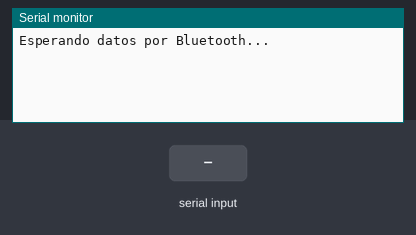
This sketch was run on a simulated Arduino Uno, built with avr-gcc and run on an emulated ATmega328P. Parts: the last lines printed to the serial monitor. The test bench sets the inputs (shaded band).

Above: at 1.2 s.
1.3 s: "1" received over the second serial link
At 2.3 s:
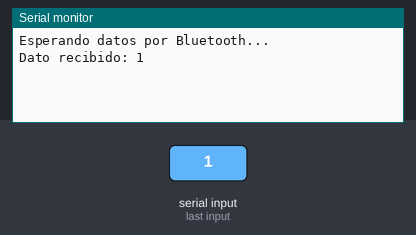
2.8 s: "0" received over the second serial link
At 3.4 s:
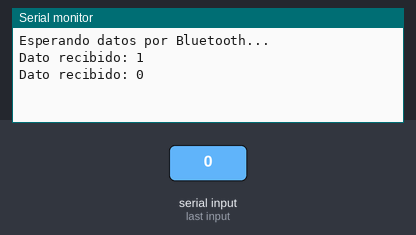
4.3 s: "2" received over the second serial link
At 5.8 s:
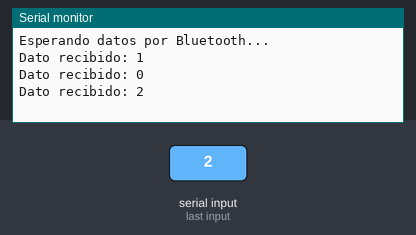

The sketch:

codigo_hc05_recepcion.ino
```cpp
#include <SoftwareSerial.h>

SoftwareSerial Bluetooth(10, 11); // RX, TX

void setup() {
  Serial.begin(9600);
  Bluetooth.begin(9600); // Velocidad predeterminada del HC-05
  Serial.println("Esperando datos por Bluetooth...");
}

void loop() {
  if (Bluetooth.available()) {
    char dato = Bluetooth.read();
    Serial.print("Dato recibido: ");
    Serial.println(dato);
  }
}
```

Measured:
- after the input at 1.3 s, the serial monitor: prints a new line at once (image 1)
- after the input at 2.8 s, the serial monitor: prints a new line at once (image 2)
- after the input at 4.3 s, the serial monitor: prints a new line at once (image 3)
